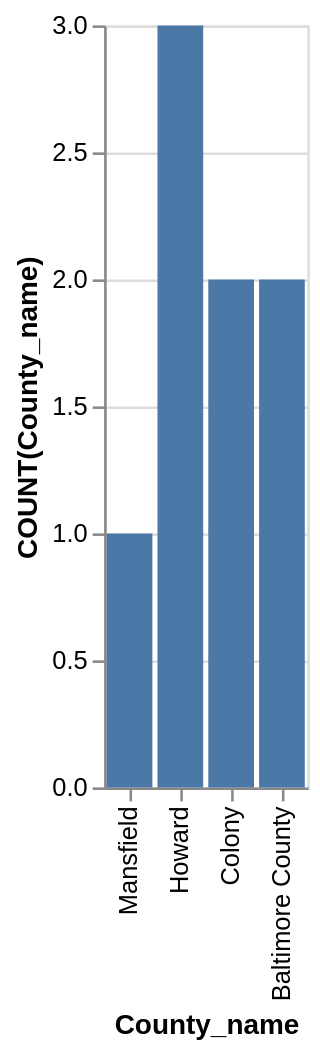

This figure's Vega-Lite source:
### Vega-Lite specification from a JSON file in a GitHub repository (floating-point values rounded to 4 significant figures)
{"data": {"values": [{"x_data": "Mansfield", "y_data": 1}, {"x_data": "Howard", "y_data": 3}, {"x_data": "Colony", "y_data": 2}, {"x_data": "Baltimore County", "y_data": 2}]}, "mark": "bar", "encoding": {"x": {"field": "x_data", "type": "nominal", "title": "County_name", "sort": "descending"}, "y": {"field": "y_data", "type": "quantitative", "title": "COUNT(County_name)"}}}
